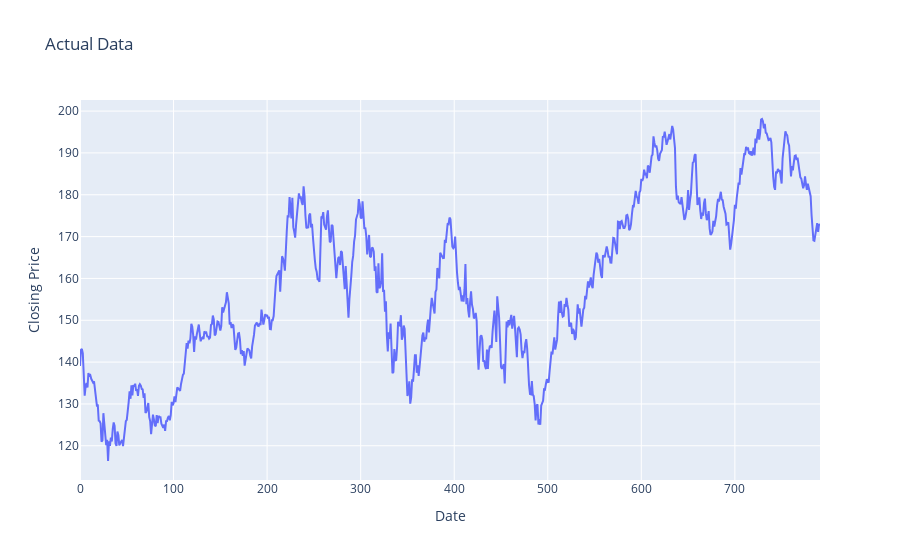

Notebook code for this chart:
### Code cell
# Create traces
trace1 = go.Scatter(x=df2.index, y=df2['Close'], mode='lines', name='Actual Data', line=dict(width=2))

# Plot layout
layout = go.Layout(
    title='Actual Data',
    xaxis=dict(title='Date'),
    yaxis=dict(title='Closing Price'),
    legend=dict(x=0, y=1, traceorder="normal")
)

# Create figure
fig = go.Figure(data=[trace1], layout=layout)

# Show plot
fig.show()

### Figure 1 — Plotly figure (JSON) as saved in the notebook; plotly's stock layout.template omitted (floating-point values rounded to 4 significant figures; data arrays with more than 128 entries replaced by an {"elided": "..."} marker saying what was removed)
{"data": [{"line": {"width": 2}, "mode": "lines", "name": "Actual Data", "type": "scatter", "x": {"elided": "792 int values"}, "y": {"elided": "792 float values"}}], "layout": {"autosize": true, "legend": {"traceorder": "normal", "x": 0, "y": 1}, "title": {"text": "Actual Data"}, "xaxis": {"autorange": true, "range": [0, 791], "title": {"text": "Date"}, "type": "linear"}, "yaxis": {"autorange": true, "range": [111.8, 202.7], "title": {"text": "Closing Price"}, "type": "linear"}}}
